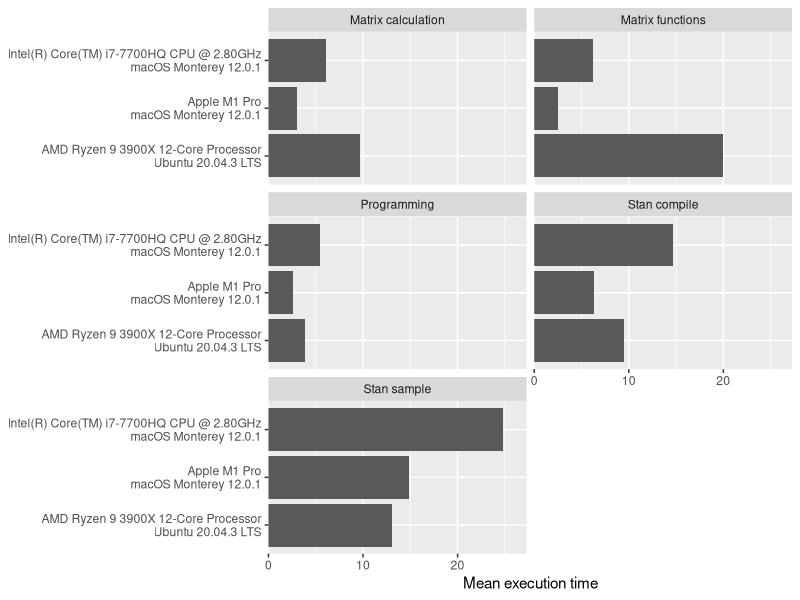

Write the R code that produced this figure.
## ---- chunk 1
library(tidyverse)
knitr::opts_chunk$set(fig.retina = 2)
d <- read_csv("results.csv")
## ---- chunk 2
d %>% 
  ggplot(aes(mean, paste(cpu, os, sep = "\n"))) +
  scale_x_continuous("Mean execution time", expand = expansion(c(0, .1))) +
  geom_col() +
  facet_wrap("expr", nrow = 3) +
  theme(axis.title.y = element_blank())
